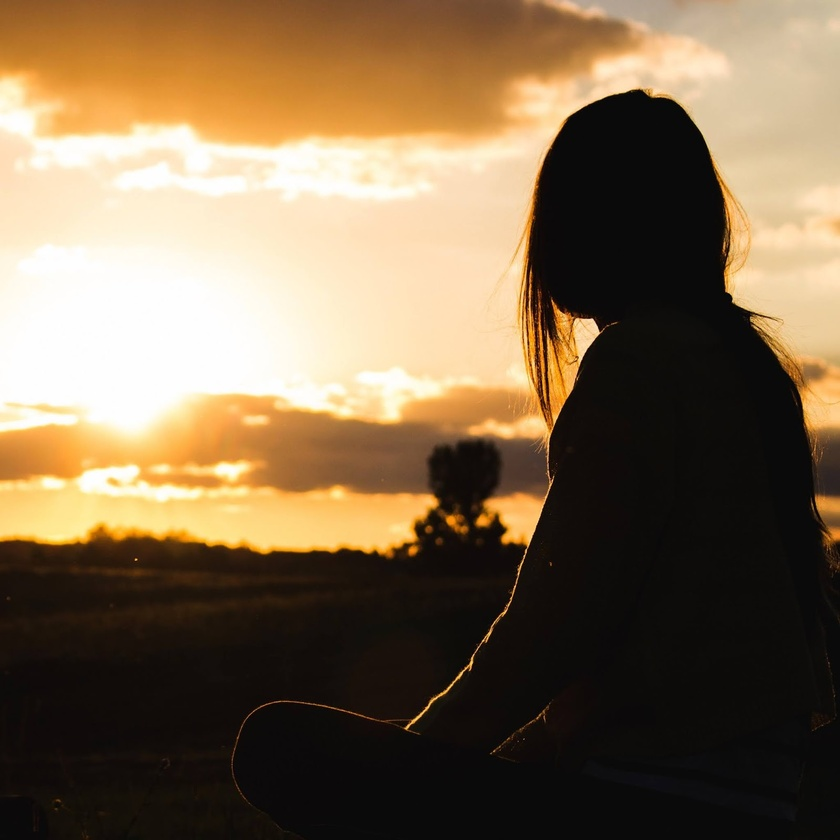
#> input picture my profile1.jpg, 840 x 840 px, shrunk from 1599 x 1600 before the run
$ jupyter execute 'Image to Pencil Using Python.ipynb'
#> lines starting #> are read from the running program, lines starting #| are printed output that depends on the picture
[cell 1]
import cv2

[cell 2]
image1 = cv2.imread("my profile1.jpg")
#> image1 is the input picture: shape (840, 840, 3); mean B, G, R 77.7, 103.8, 124
cv2.imshow("profile", image1)
cv2.waitKey(0)

[cell 3]
image2 = cv2.imread("plane.jpg")
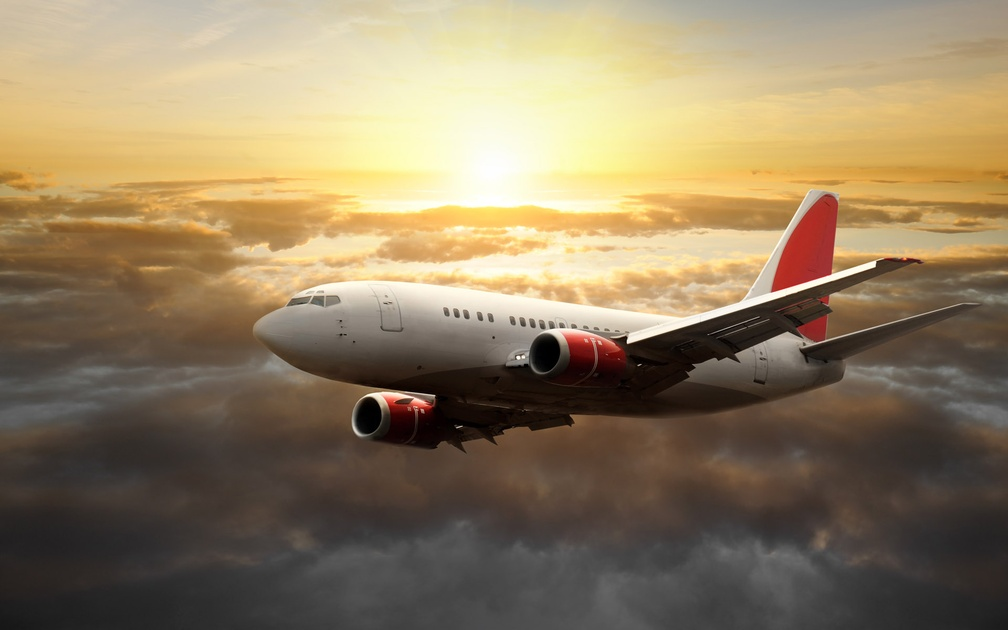
#> input picture plane.jpg, 1008 x 630 px, shrunk from 1920 x 1200 before the run
#> image2 is the input picture: shape (630, 1008, 3); mean B, G, R 98, 126.4, 143.8
cv2.imshow("Plane", image2)
cv2.waitKey(0)

[cell 4]
gray_image1 = cv2.cvtColor(image1, cv2.COLOR_BGR2GRAY)
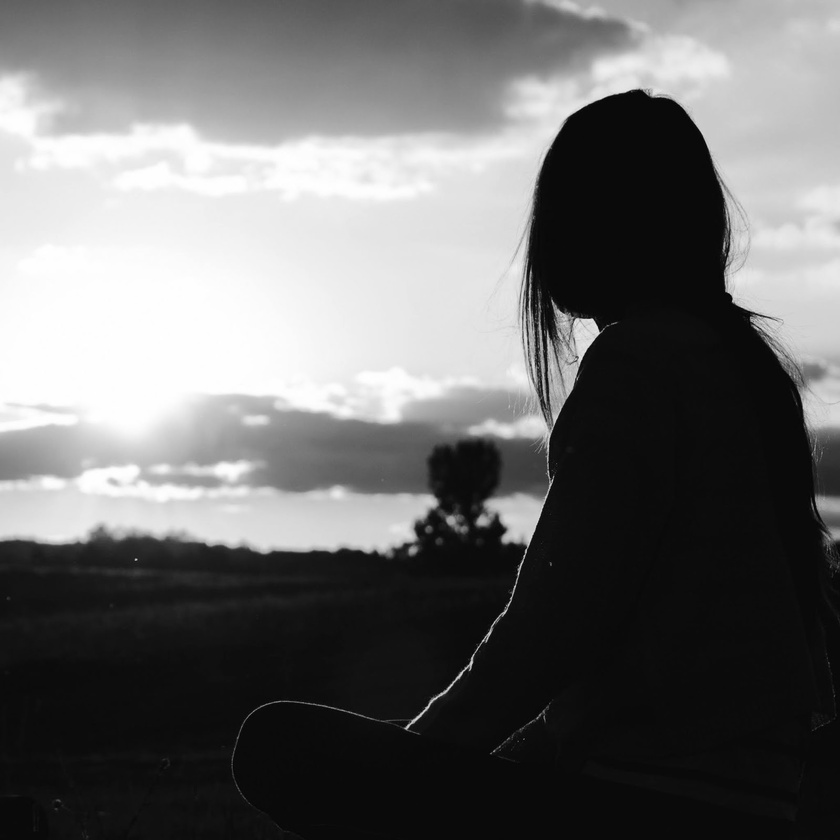
#> gray_image1: shape (840, 840); min 2, max 255, mean 106.9
cv2.imshow("Gray PRO", gray_image1)
cv2.waitKey(0)

[cell 5]
gray_image2 = cv2.cvtColor(image2, cv2.COLOR_BGR2GRAY)
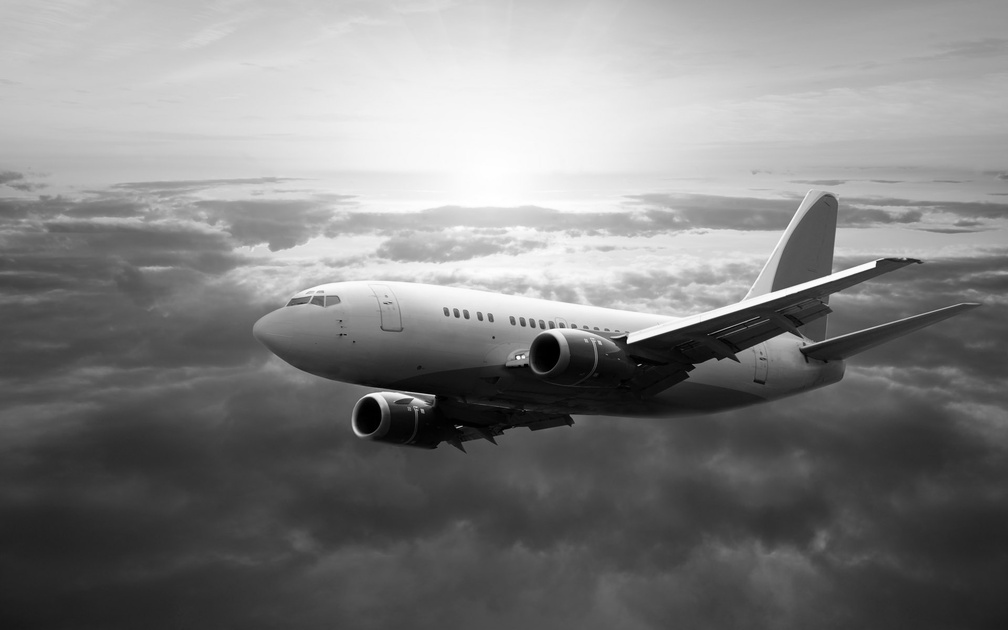
#> gray_image2: shape (630, 1008); min 0, max 255, mean 128.4
cv2.imshow("Gray Plane", gray_image2)
cv2.waitKey(0)

[cell 6]
inverted_image1 = 255 - gray_image1
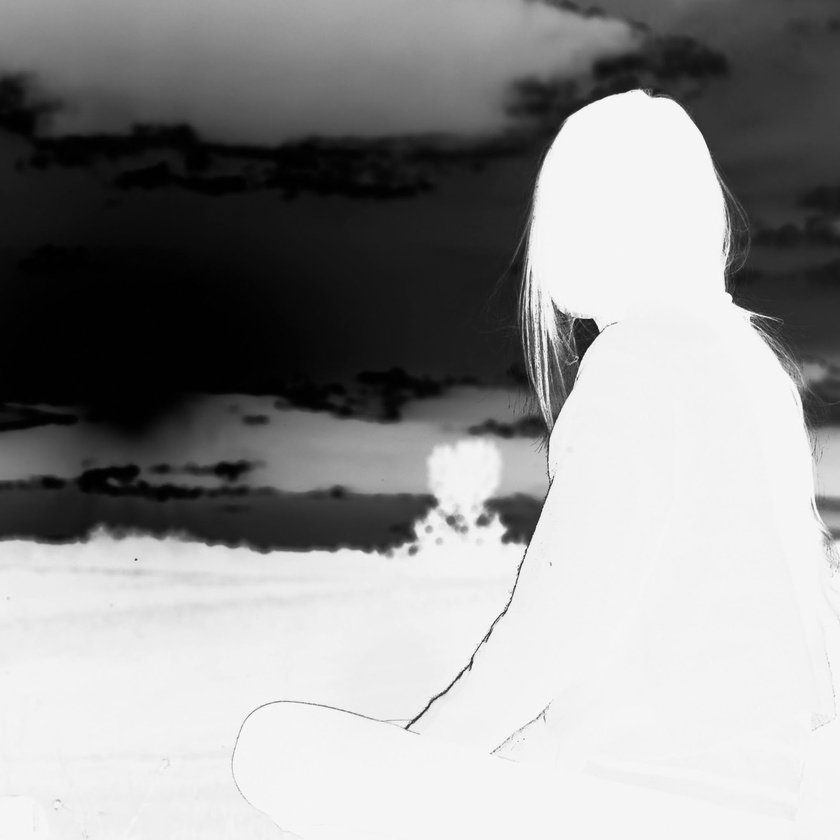
#> inverted_image1: shape (840, 840); min 0, max 253, mean 148.1
cv2.imshow("Inverted Pro", inverted_image1)
cv2.waitKey()

[cell 7]
inverted_image2 = 255 - gray_image2
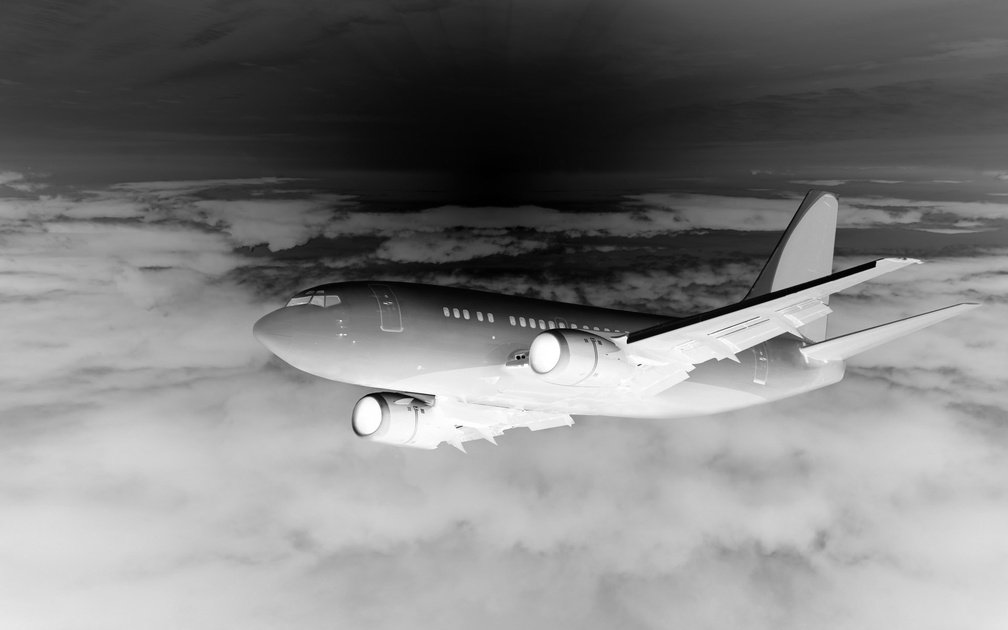
#> inverted_image2: shape (630, 1008); min 0, max 255, mean 126.6
cv2.imshow("Inverted Plane", inverted_image2)
cv2.waitKey()

[cell 8]
blurred1 = cv2.GaussianBlur(inverted_image1, (21, 21), 0)
blurred2 = cv2.GaussianBlur(inverted_image2, (21, 21), 0)

[cell 9]
inverted_blurred1 = 255 - blurred1
pencil_sketch1 = cv2.divide(gray_image1, inverted_blurred1, scale=257.0)
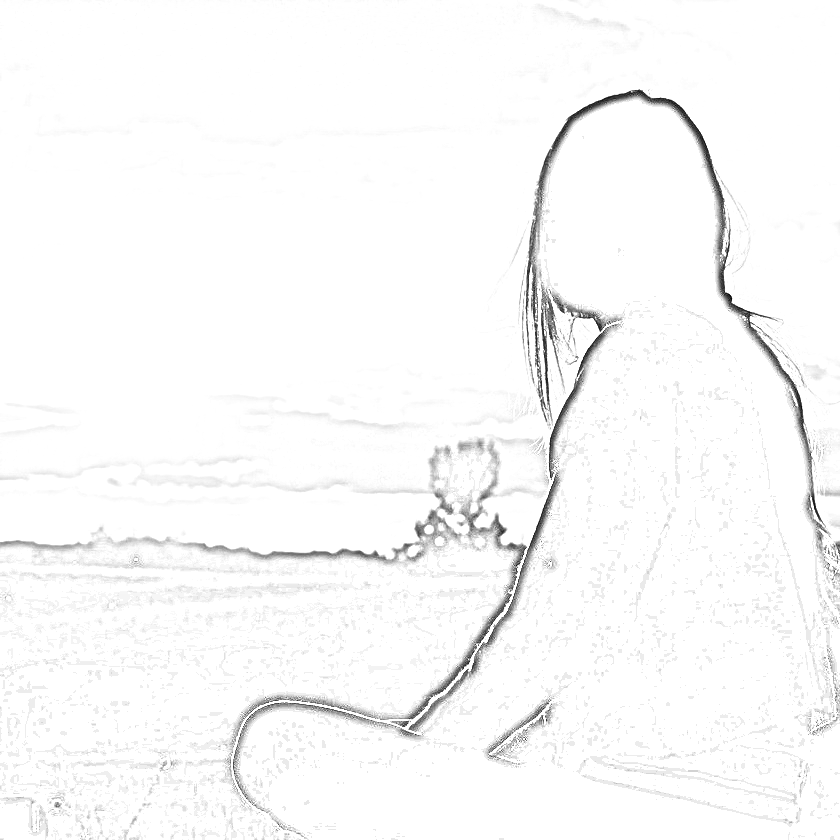
#> pencil_sketch1: shape (840, 840); min 9, max 255, mean 249.6
cv2.imshow("Sketch1", pencil_sketch1)
cv2.waitKey(0)

[cell 10]
inverted_blurred2 = 255 - blurred2
pencil_sketch2 = cv2.divide(gray_image2, inverted_blurred2, scale=256.0)
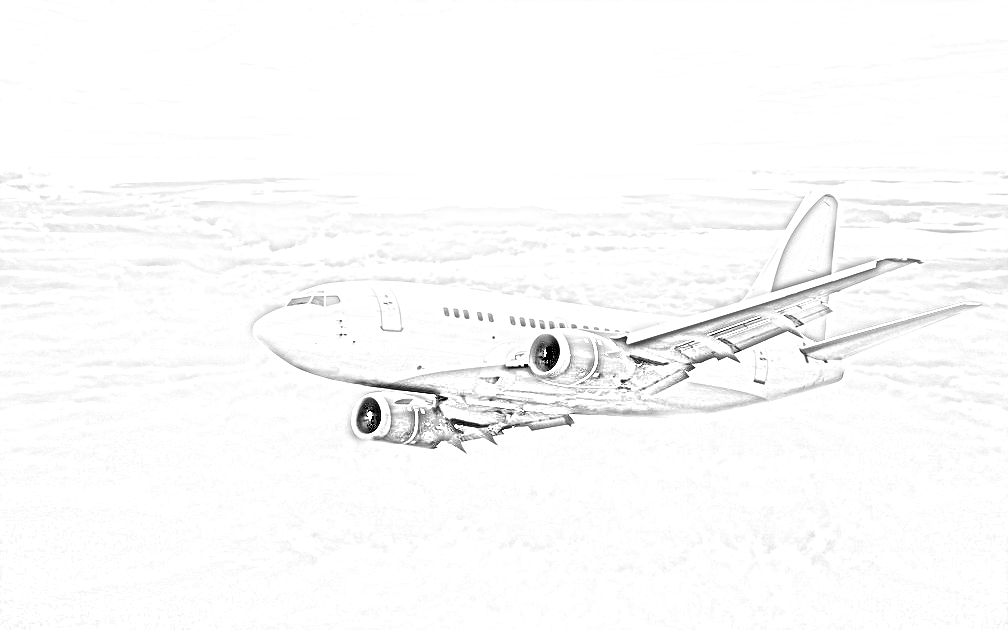
#> pencil_sketch2: shape (630, 1008); min 0, max 255, mean 250.4
cv2.imshow("Sketch2", pencil_sketch2)
cv2.waitKey(0)
